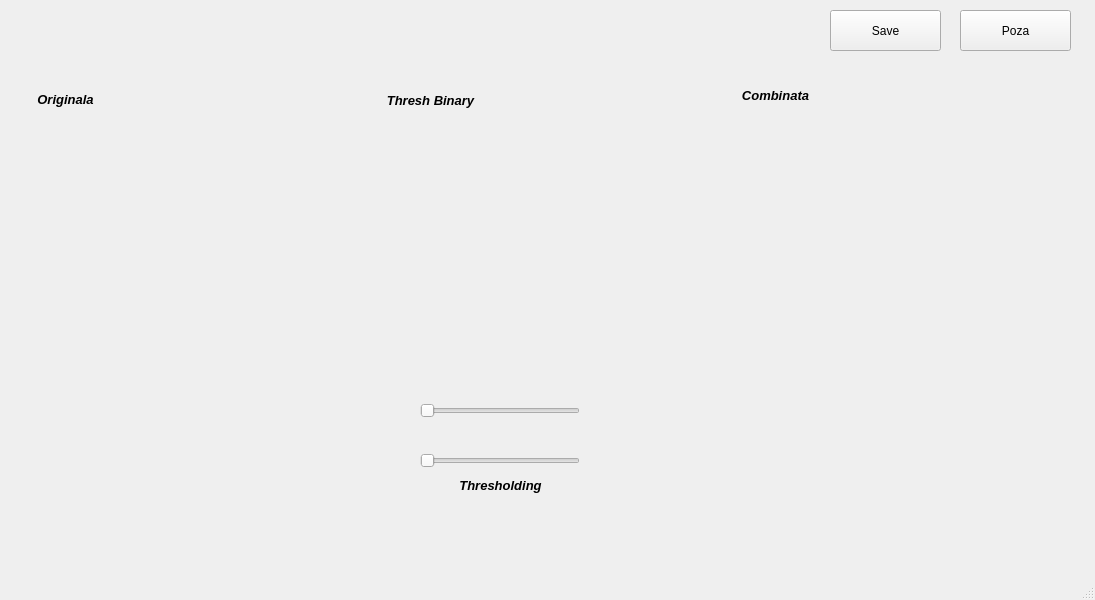
<?xml version="1.0" encoding="UTF-8"?>
<ui version="4.0">
 <class>MainWindow</class>
 <widget class="QMainWindow" name="MainWindow">
  <property name="geometry">
   <rect>
    <x>0</x>
    <y>0</y>
    <width>1095</width>
    <height>600</height>
   </rect>
  </property>
  <property name="windowTitle">
   <string>MainWindow</string>
  </property>
  <widget class="QWidget" name="centralwidget">
   <widget class="QPushButton" name="poza">
    <property name="geometry">
     <rect>
      <x>960</x>
      <y>10</y>
      <width>111</width>
      <height>41</height>
     </rect>
    </property>
    <property name="text">
     <string>Poza</string>
    </property>
   </widget>
   <widget class="QLabel" name="poza_originala">
    <property name="geometry">
     <rect>
      <x>20</x>
      <y>110</y>
      <width>47</width>
      <height>13</height>
     </rect>
    </property>
    <property name="text">
     <string/>
    </property>
   </widget>
   <widget class="QLabel" name="label_originala">
    <property name="geometry">
     <rect>
      <x>20</x>
      <y>90</y>
      <width>91</width>
      <height>20</height>
     </rect>
    </property>
    <property name="text">
     <string>&lt;html&gt;&lt;head/&gt;&lt;body&gt;&lt;p align=&quot;center&quot;&gt;&lt;span style=&quot; font-size:10pt; font-weight:600; font-style:italic;&quot;&gt;Originala&lt;/span&gt;&lt;/p&gt;&lt;/body&gt;&lt;/html&gt;</string>
    </property>
   </widget>
   <widget class="QLabel" name="poza_binara">
    <property name="geometry">
     <rect>
      <x>380</x>
      <y>110</y>
      <width>47</width>
      <height>13</height>
     </rect>
    </property>
    <property name="text">
     <string/>
    </property>
   </widget>
   <widget class="QLabel" name="label_binar">
    <property name="geometry">
     <rect>
      <x>380</x>
      <y>90</y>
      <width>101</width>
      <height>21</height>
     </rect>
    </property>
    <property name="text">
     <string>&lt;html&gt;&lt;head/&gt;&lt;body&gt;&lt;p align=&quot;center&quot;&gt;&lt;span style=&quot; font-size:10pt; font-weight:600; font-style:italic;&quot;&gt;Thresh Binary&lt;/span&gt;&lt;/p&gt;&lt;/body&gt;&lt;/html&gt;</string>
    </property>
   </widget>
   <widget class="QLabel" name="poza_combinata">
    <property name="geometry">
     <rect>
      <x>720</x>
      <y>110</y>
      <width>47</width>
      <height>13</height>
     </rect>
    </property>
    <property name="text">
     <string/>
    </property>
   </widget>
   <widget class="QLabel" name="label_combinata">
    <property name="geometry">
     <rect>
      <x>720</x>
      <y>86</y>
      <width>111</width>
      <height>20</height>
     </rect>
    </property>
    <property name="text">
     <string>&lt;html&gt;&lt;head/&gt;&lt;body&gt;&lt;p align=&quot;center&quot;&gt;&lt;span style=&quot; font-size:10pt; font-weight:600; font-style:italic;&quot;&gt;Combinata&lt;/span&gt;&lt;/p&gt;&lt;/body&gt;&lt;/html&gt;</string>
    </property>
   </widget>
   <widget class="QSlider" name="dstSlider">
    <property name="geometry">
     <rect>
      <x>420</x>
      <y>400</y>
      <width>160</width>
      <height>22</height>
     </rect>
    </property>
    <property name="orientation">
     <enum>Qt::Horizontal</enum>
    </property>
   </widget>
   <widget class="QSlider" name="thresholdSlider">
    <property name="geometry">
     <rect>
      <x>420</x>
      <y>450</y>
      <width>160</width>
      <height>22</height>
     </rect>
    </property>
    <property name="orientation">
     <enum>Qt::Horizontal</enum>
    </property>
   </widget>
   <widget class="QLabel" name="label">
    <property name="geometry">
     <rect>
      <x>420</x>
      <y>470</y>
      <width>161</width>
      <height>31</height>
     </rect>
    </property>
    <property name="text">
     <string>&lt;html&gt;&lt;head/&gt;&lt;body&gt;&lt;p align=&quot;center&quot;&gt;&lt;span style=&quot; font-size:10pt; font-weight:600; font-style:italic;&quot;&gt;Thresholding&lt;/span&gt;&lt;/p&gt;&lt;/body&gt;&lt;/html&gt;</string>
    </property>
   </widget>
   <widget class="QLabel" name="minDst">
    <property name="geometry">
     <rect>
      <x>350</x>
      <y>400</y>
      <width>61</width>
      <height>21</height>
     </rect>
    </property>
    <property name="text">
     <string>&lt;html&gt;&lt;head/&gt;&lt;body&gt;&lt;p align=&quot;right&quot;&gt;&lt;br/&gt;&lt;/p&gt;&lt;/body&gt;&lt;/html&gt;</string>
    </property>
   </widget>
   <widget class="QLabel" name="minThreshold">
    <property name="geometry">
     <rect>
      <x>350</x>
      <y>450</y>
      <width>61</width>
      <height>21</height>
     </rect>
    </property>
    <property name="text">
     <string>&lt;html&gt;&lt;head/&gt;&lt;body&gt;&lt;p align=&quot;right&quot;&gt;&lt;br/&gt;&lt;/p&gt;&lt;/body&gt;&lt;/html&gt;</string>
    </property>
   </widget>
   <widget class="QLabel" name="maxDst">
    <property name="geometry">
     <rect>
      <x>590</x>
      <y>400</y>
      <width>61</width>
      <height>21</height>
     </rect>
    </property>
    <property name="text">
     <string/>
    </property>
   </widget>
   <widget class="QLabel" name="maxThreshold">
    <property name="geometry">
     <rect>
      <x>590</x>
      <y>450</y>
      <width>61</width>
      <height>21</height>
     </rect>
    </property>
    <property name="text">
     <string/>
    </property>
   </widget>
   <widget class="QPushButton" name="Save">
    <property name="geometry">
     <rect>
      <x>830</x>
      <y>10</y>
      <width>111</width>
      <height>41</height>
     </rect>
    </property>
    <property name="text">
     <string>Save</string>
    </property>
   </widget>
  </widget>
  <widget class="QMenuBar" name="menubar">
   <property name="geometry">
    <rect>
     <x>0</x>
     <y>0</y>
     <width>1095</width>
     <height>21</height>
    </rect>
   </property>
  </widget>
  <widget class="QStatusBar" name="statusbar"/>
 </widget>
 <resources/>
 <connections/>
</ui>
